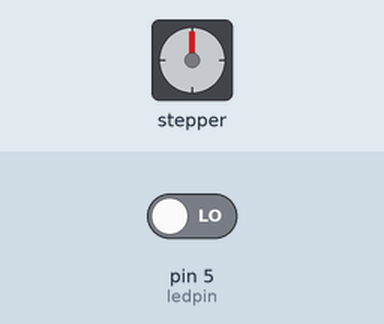
This sketch was run on a simulated Arduino Uno, built with avr-gcc and run on an emulated ATmega328P. On the bench: stepper motor. Inputs (shaded band) come from the test bench; at power-on: pin 5 (ledpin) LOW. Stepper angles assume 100 steps per turn; what the sketch prints to the serial monitor is not drawn.

Above: at 1.2 s.
1.3 s: pin 5 (ledpin) driven HIGH
At 1.45 s:
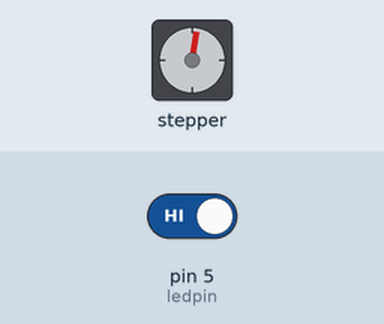
At 2.06 s:
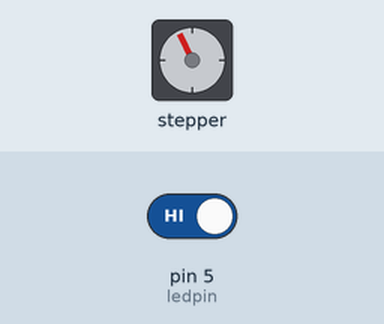
4.3 s: pin 5 (ledpin) driven LOW
At 5.4 s:
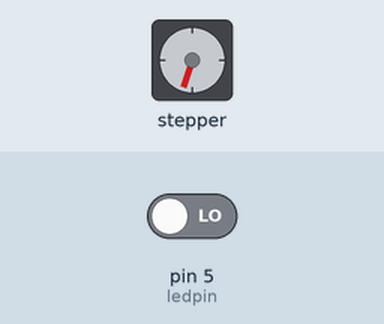
Timing chart, 0 to 10.7 s (numbered marks = the images above; inputs shaded):
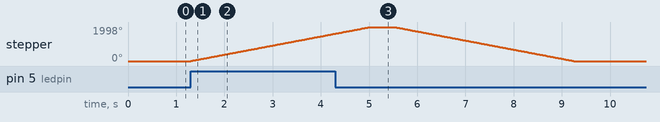

The sketch:

time.ino
```cpp
//使用arduino IDE自带的Stepper.h库文件
#include <Stepper.h>

// 这里设置步进电机旋转一圈是多少步
#define STEPS 100

//设置步进电机的步数和引脚（就是注意点2里面说的驱动板上IN1～IN4连接的四个数字口）。
Stepper stepper(STEPS, 8, 9, 10, 11);

const int ledpin = 5; //红外模块out脚接数字5，VCC、GND对应接
int flag=1;
int count_h=0;
int count_l=0;
void setup()
{
  pinMode(ledpin, INPUT);
  stepper.setSpeed(90);   // 设置电机的转速：每分钟为90步
  Serial.begin(9600);     // 初始化串口，用于调试输出信息
}

void loop()
{
  int value = digitalRead(ledpin); //定义传感器检测到的值为value
  Serial.println(value);
  if(value==HIGH && flag==1 && count_h==0)//如果它的值为高电平，即检测到有人通过3632
  {
     stepper.step(555); //4步模式下旋转一周用2048 步。
     count_h=count_l=1;
     flag=0;
     delay(500);
  }
  if (value==HIGH && count_h>0)
  {
     count_h++;
  }
  if (value==LOW && count_l>0)
  {
     count_l++;
  }
  if(value==LOW && flag==0 && ((count_h-count_l)>10||(count_l-count_h)>20))
  {
     stepper.step(-555); //4步模式下旋转一周用2048 步。
     delay(500);
     flag=1;
     count_h=count_l=0;
  }
}
```

Measured:
- after the input at 1.3 s, stepper: keeps turning clockwise at about 539°/s, starting at once
